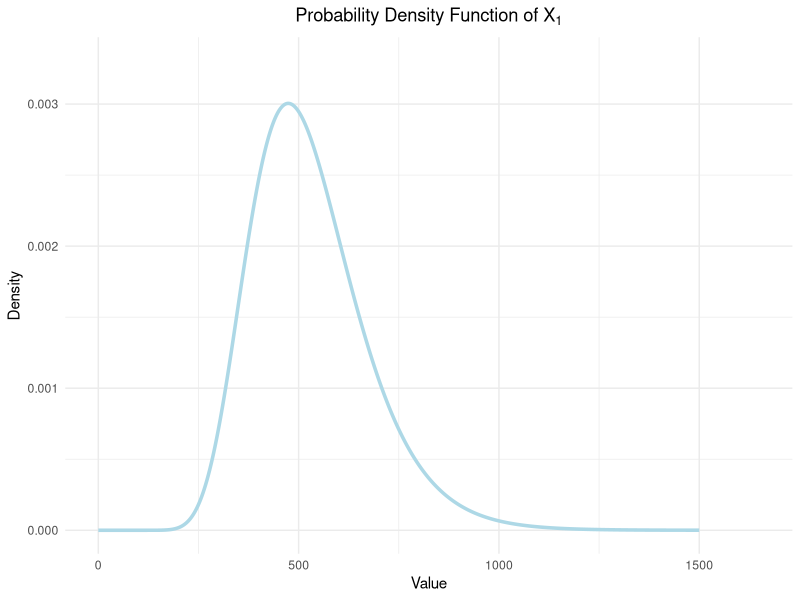

Reproduce this figure in R.
# Load necessary libraries
library(ggplot2)

# Define parameters
mu <- 0.24          # Drift
sigma <- 0.27       # Volatility
S_0 <- 416.06       # Initial value
t <- 1              # Time in years

# Create a sequence of x values for the PDF, starting from a small positive value
x <- seq(0.00001, 1500, length.out = 1000)  # Start from 0.01 to avoid log(0)

# Calculate the PDF of GBM
pdf_gbm <- (1 / (x * sigma * sqrt(2 * pi * t))) * 
  exp(-((log(x / S_0) - (mu - 0.5 * sigma^2) * t)^2) / (2 * sigma^2 * t))

# Create a data frame for ggplot
pdf_data <- data.frame(x = x, pdf = pdf_gbm)

# Filter out any rows with NaN or negative PDF values
pdf_data <- pdf_data[!is.na(pdf_data$pdf) & pdf_data$pdf >= 0, ]  # Remove missing or negative values

# Plot the PDF using ggplot2
ggplot(pdf_data, aes(x = x, y = pdf)) +
  geom_line(color = "lightblue", size = 1.2) +
  labs(title = expression(paste("Probability Density Function of ", X[1])),
       x = "Value",
       y = "Density") +
  theme_minimal() +
  xlim(0, max(x) * 1.1) +  # Extend x-axis limit by 10%
  ylim(0, max(pdf_data$pdf, na.rm = TRUE) * 1.1) +  # Extend y-axis limit by 10%
  theme(plot.title = element_text(hjust = 0.5))

